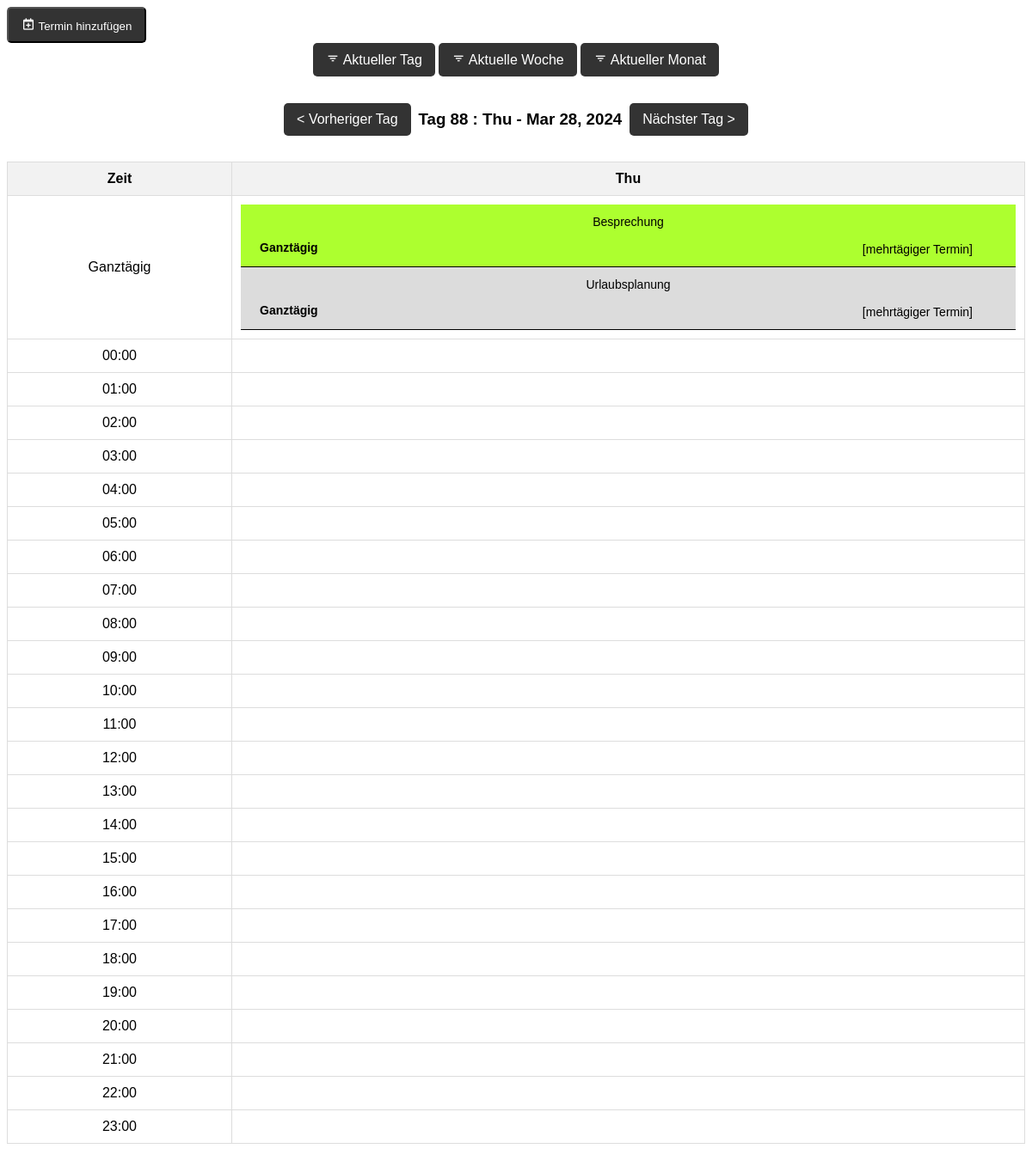
/?view=day&day=28&month=03&year=2024, run on the app's committed database.
### tables this page shows
CREATE TABLE `appointments` (
  `id` int(11) NOT NULL,
  `title` varchar(255) NOT NULL,
  `description` text DEFAULT NULL,
  `date` date NOT NULL,
  `end_date` date DEFAULT NULL,
  `start_time` time DEFAULT NULL,
  `end_time` time DEFAULT NULL,
  `is_full_day` tinyint(1) NOT NULL DEFAULT 0,
  `category` varchar(50) DEFAULT NULL,
  `created_at` timestamp NULL DEFAULT current_timestamp(),
  `category_id` int(11) DEFAULT NULL
);

### index.php (the view, shortened to what this page needs)
<?php
include 'db_connection.php';
$month = isset($_GET['month']) ? $_GET['month'] : date('m');
$year = isset($_GET['year']) ? $_GET['year'] : date('Y');
$view = isset($_GET['view']) ? $_GET['view'] : 'month';
$day = isset($_GET['day']) ? $_GET['day'] : date('j');
$daysInMonth = cal_days_in_month(CAL_GREGORIAN, $month, $year);
$firstDay = mktime(0, 0, 0, $month, 1, $year);
$monthName = date('F', $firstDay);
$dayOfWeek = date('N', $firstDay);
$currentWeek = date('W');
$daysOfWeek = ["Mon", "Die", "Mit", "Don", "Fre", "Sam", "Son"];
?>
<!DOCTYPE html>
<html lang="en">
<head>
    <link rel="stylesheet" href="css/style.css">
    <link href='https://unpkg.com/boxicons@2.1.4/css/boxicons.min.css' rel='stylesheet'>
</head>
<body>
    <button onclick="openAddModal()" class="buttun"> <i class='bx bx-calendar-plus bx-tada bx-xs'></i> Termin hinzufügen</button>
    <div class="calendar-container">
        <div class="navigation">
            <a href='?view=day&month=<?= date('m') ?>&year=<?= date('Y') ?>'> <i class='bx bx-filter'></i> Aktueller Tag </a> &nbsp;
            <a href='?view=week&month=<?= date('m') ?>&year=<?= date('Y') ?>&week=<?= $currentWeek ?>'> <i class='bx bx-filter'></i> Aktuelle Woche</a>&nbsp;
            <a href='?view=month&month=<?= date('m') ?>&year=<?= date('Y') ?>'><i class='bx bx-filter'></i> Aktueller Monat</a>
        </div>
        <?php if ($view == 'month') : ?>
            <div class="navigation">
                <a href='?month=<?= ($month == 1) ? 12 : $month - 1 ?>&year=<?= ($month == 1) ? $year - 1 : $year ?>'>
                    &lt; Vorheriger</a>
                <h3 class='h3'><?= $monthName ?> <?= $year ?></h3>
                <a href='?month=<?= ($month == 12) ? 1 : $month + 1 ?>&year=<?= ($month == 12) ? $year + 1 : $year ?>'>Nächster
                    &gt;</a>
            </div>
            <table class="tableM">
                <tr>
                    <?php foreach ($daysOfWeek as $day) : ?>
                        <th><?= $day ?></th>
                    <?php endforeach; ?>
                </tr>
                <tr>
                    <?php
                    for ($i = 1; $i < $dayOfWeek; $i++) {
                        echo "<td class='other-month'>" . (date('t', mktime(0, 0, 0, $month - 1, 1, $year)) - ($dayOfWeek - $i - 1)) . "</td>";
                    }
                    $dates = [];
                    for ($day = 1; $day <= $daysInMonth; $day++) {
                        $class = ($day == date('j') && $month == date('n') && $year == date('Y')) ? 'today' : '';
                        echo "<td class='date $class' style='width: 300px'>$day";
                        if (!empty($dates)) {
                            foreach ($dates as $date => $data) {
                                if (date('d', strtotime($date)) == $day) {
                                    foreach ($data as $entry) {
                                        $color = $entry['color'];
                                        $title = (strlen($entry['title']) > 18) ? substr($entry['title'], 0, 18) . '...' : $entry['title'];
                                        $time = $entry['time'];
                                        $id = $entry['id'];
                                        echo "<div class='appointment' style='background-color: $color;'>";
                                        echo "<span class='date Hovericon' onclick='DisplayEventsModel(" . $id . ")'>$title</span><br/>";
                                        echo "<div class='descriptionCurrEv'><span>$time [mehrtägiger Termin]</span>";
                                        echo "</div></div>";
                                    }
                                    unset($dates[$date]);
                                }
                            }
                        }
                        $appointments = [];
                        $sql = "SELECT a.*, c.*, a.id FROM appointments a LEFT JOIN categories c ON a.category_id = c.id WHERE YEAR(a.date) = $year AND MONTH(a.date) = $month AND DAY(a.date) = $day ORDER BY a.start_time";
                        $result = $pdo->query($sql);
                        if ($result->rowCount() > 0) {
                            while ($row = $result->fetch(PDO::FETCH_ASSOC)) {
                                $time = '';
                                $title = (strlen($row['title']) > 18) ? substr($row['title'], 0, 18) . '...' : $row['title'];
                                if ($row["is_full_day"] == 1) {
                                    echo "<div class='appointment' style='background-color: " . $row["color"] . ";'>";
                                    echo "<span class='full-day Hovericon' onclick='DisplayEventsModel(" . $row["id"] . ")'>" . $title . "<br/></span> <div class='containerAll'> <span class='descriptionEv'> Ganztägig</span>";
                                    $time = 'Ganztägig';
                                } else {
                                    echo "<div class='appointment' style='background-color: " . $row["color"] . ";'>";
                                    echo "<span class='timed Hovericon' onclick='DisplayEventsModel(" . $row["id"] . ")'>" . $title . " <br/> </span>";
                                    echo "<div class='containerAll'><span class='descriptionEv'>" . substr($row["start_time"], 0, 5);
                                    if (!empty($row["end_time"])) {
                                        echo " - " . substr($row["end_time"], 0, 5);
                                    }
                                    $time = substr($row["start_time"], 0, 5) . " - " . substr($row["end_time"], 0, 5);
                                    echo "</span>";
                                }
                                if (!empty($row["end_date"]) && $row["end_date"] != $row["date"]) {
                                    $start = new DateTime($row["date"]);
                                    $end = new DateTime($row["end_date"]);
                                    $currentDate = clone $start;
                                    $currentDate = $currentDate->modify('+1 day');
                                    while ($currentDate <= $end) {
                                        $dates[$currentDate->format('Y-m-d')][] = [
                                            'color' => $row["color"],
                                            'title' => $row["title"],
                                            'id' => $row["id"],
                                            'time' => $time
                                        ];
                                        $currentDate->modify('+1 day');
                                    }
                                }
                                echo "<div class='iconsDV'><i class='bx bx-edit bx-sm Hovericon' style='margin-right: 7px;' onclick='openModalEdite(" . $row["id"] . ")'></i>";
                                echo "<i class='bx bx-trash bx-sm Hovericon' onclick='deleteAppointment(" . $row["id"] . ")'></i></div>";
                                echo "</div></div>";
                            }
                        }
                        echo "</td>";
                        if (date('N', mktime(0, 0, 0, $month, $day, $year)) == 7) {
                            echo "</tr><tr>";
                        }
                    }
                    $lastDayOfWeek = date('N', mktime(0, 0, 0, $month, $daysInMonth, $year));
                    for ($i = $lastDayOfWeek + 1; $i <= 7; $i++) {
                        $nextMonthDay = $i - $lastDayOfWeek;
                        echo "<td class='other-month'>$nextMonthDay</td>";
                    }
                    ?>
                </tr>
            </table>
        <?php elseif ($view == 'day') : ?>
            <?php
            $prevDayTimestamp = strtotime("-1 day", mktime(0, 0, 0, $month, $day, $year));
            $nextDayTimestamp = strtotime("+1 day", mktime(0, 0, 0, $month, $day, $year));
            $prevDay = date('j', $prevDayTimestamp);
            $nextDay = date('j', $nextDayTimestamp);
            $currentDay = date('M j, Y', mktime(0, 0, 0, $month, $day, $year));
            $currentDate = sprintf('%04d-%02d-%02d', $year, $month, $day);
            $dayOfYear = date('z', mktime(0, 0, 0, $month, $day, $year)) + 1;
            $prevDate = date('Y-m-d', strtotime('-1 day', strtotime($year . '-' . $month . '-' . $day)));
            $nextDate = date('Y-m-d', strtotime('+1 day', strtotime($year . '-' . $month . '-' . $day)));
            $prevYear = date('Y', strtotime($prevDate));
            $prevMonth = date('m', strtotime($prevDate));
            $nextYear = date('Y', strtotime($nextDate));
            $nextMonth = date('m', strtotime($nextDate));
            $dayName = date('D', mktime(0, 0, 0, $month, $day, $year));
            ?>
            <div class="navigation">
                <a href='?view=day&day=<?= $prevDay ?>&month=<?= $prevMonth ?>&year=<?= $prevYear ?>'>
                    < Vorheriger Tag</a>&nbsp;&nbsp;
                        <h3> Tag <?= $dayOfYear ?> : <?= $dayName ?> - <?= $currentDay ?></h3>
                        &nbsp;&nbsp;<a href='?view=day&day=<?= $nextDay ?>&month=<?= $nextMonth ?>&year=<?= $nextYear ?>'>Nächster Tag ></a>
            </div>
            <table>
                <tr>
                    <th>Zeit</th>
                    <th><?= $dayName ?></th>
                </tr>
                <tr>
                    <td style='width: 240px;'>Ganztägig</td>
                    <?php
                    $class = ($year . '-' . $month . '-' . $day  == sprintf('%04d-%02d-%02d', date('Y'), date('n'), date('j'))) ? 'today' : '';
                    ?>
                    <td class='date <?= $class ?>'>
                        <?php
                        $sql = "SELECT a.*, c.* ,a.id FROM appointments  a LEFT JOIN categories c ON a.category_id = c.id WHERE DATE(a.date) <= :date AND (DATE(a.end_date) >= :date OR a.end_date IS NULL) AND a.is_full_day = 1";
                        $stmt = $pdo->prepare($sql);
                        $stmt->bindValue(':date', "$year-$month-$day");
                        $stmt->execute();
                        $fullDayEvents = $stmt->fetchAll(PDO::FETCH_ASSOC);
                        foreach ($fullDayEvents as $fullDayEvent) {
                            echo "<div class='appointment' style='background-color: " . $fullDayEvent["color"] . ";'>";
                            echo "<span class='full-day Hovericon' onclick='DisplayEventsModel(" . $fullDayEvent["id"] . ")'>" . $fullDayEvent['title'] . "<br/></span> <div class='containerAll' style='margin-top: 16px;'> <span class='descriptionEv'> Ganztägig </span>";
                            if ($fullDayEvent['date'] == $currentDate) {
                                echo "<div class='iconsDV' style='margin-right: 50px;'><i class='bx bx-edit bx-sm Hovericon' style='margin-right: 7px;' onclick='openModalEdite(" . $fullDayEvent["id"] . ")'></i>";
                                echo "<i class='bx bx-trash bx-sm Hovericon' onclick='deleteAppointment(" . $fullDayEvent["id"] . ")'></i></div>";
                                echo "</div></div>";
                            } else {
                                echo "<div class='iconsDV' style='margin-right: 50px;'><span> [mehrtägiger Termin]</span></div>";
                                echo "</div></div>";
                            }
                        }
                        ?>
                    </td>
                </tr>
                <?php for ($hour = 0; $hour < 24; $hour++) : ?>
                    <tr>
                        <td style='width: 240px;'><?= str_pad($hour, 2, '0', STR_PAD_LEFT) ?>:00</td>
                        <td class='date <?= $class ?>'>
                        </td>
                    </tr>
                <?php endfor; ?>
            </table>
        <?php endif; ?>
    </div>
</body>
</html>

### css/style.css (style rules this page uses)
body { font-family: Arial, sans-serif; }
table { border-collapse: collapse; width: 100%; margin-bottom: 70px; }
th, td { border: 1px solid #ddd; padding: 10px; text-align: center; }
th { background-color: #f2f2f2; }
.navigation { margin-bottom: 20px; display: flex; justify-content: center; align-items: center; }
.navigation a ,.buttun { padding: 10px 15px; background-color: #333; color: #fff; text-decoration: none; border-radius: 5px; transition: background-color 0.3s ease; }
.appointment { font-size: 14px; padding-top: 12px; padding-bottom: 12px; border-bottom: 1px solid black; }
.descriptionEv { color: black; font-weight: bolder; margin-left: 22px; margin-top: -5px; font-size: 14px; }
.containerAll { display: flex; align-items: center; margin-top: 9px; }
.iconsDV { margin-left: auto; margin-right: 15px; }
.Hovericon { cursor: pointer; }

### data on the page
appointments: title "Besprechung", date "[mehrtägiger Termin]"
appointments: title "Urlaubsplanung", date "[mehrtägiger Termin]"

### other printed values
$dayOfYear "88"
$dayName "Thu"
$currentDay "Mar 28, 2024"
str_pad($hour, 2, '0', STR_PAD_LEFT) "00"
str_pad($hour, 2, '0', STR_PAD_LEFT) "01"
str_pad($hour, 2, '0', STR_PAD_LEFT) "02"
str_pad($hour, 2, '0', STR_PAD_LEFT) "03"
str_pad($hour, 2, '0', STR_PAD_LEFT) "04"
str_pad($hour, 2, '0', STR_PAD_LEFT) "05"
str_pad($hour, 2, '0', STR_PAD_LEFT) "06"
str_pad($hour, 2, '0', STR_PAD_LEFT) "07"
str_pad($hour, 2, '0', STR_PAD_LEFT) "08"
str_pad($hour, 2, '0', STR_PAD_LEFT) "09"
str_pad($hour, 2, '0', STR_PAD_LEFT) "10"
str_pad($hour, 2, '0', STR_PAD_LEFT) "11"
